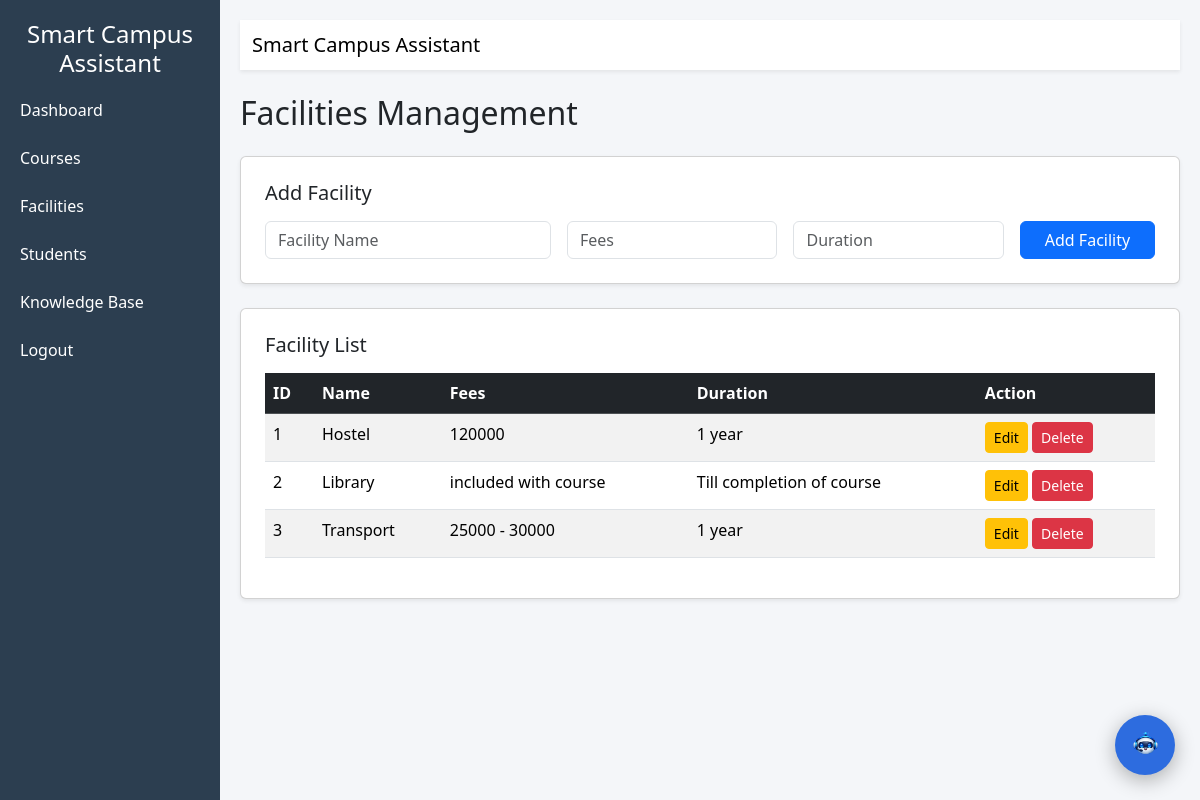
/dashboard/facilities (signed in), run on the app's committed database.
### tables this page shows
CREATE TABLE facilities (
id INTEGER PRIMARY KEY AUTOINCREMENT,
name TEXT,
fees TEXT,
duration TEXT
);

### routes/admin_routes.py (the view)
@admin_bp.route("/dashboard/facilities")
def facilities():
    if not session.get("admin"):
        return redirect("/login")
    conn = get_db()
    facilities = conn.execute("SELECT * FROM facilities").fetchall()
    return render_template("facilities.html", facilities=facilities)

### models/db.py (called while the page is built)
def get_db():
    if "db" not in g:
        g.db = sqlite3.connect(DATABASE)
        g.db.row_factory = sqlite3.Row
    return g.db

### templates/facilities.html
{% extends "layout.html" %}
{% block content %}
<h2 class="mb-4">Facilities Management</h2>
<div class="card p-4 shadow-sm mb-4">
<h5 class="mb-3">Add Facility</h5>
<form method="POST" action="/add_facility">
<div class="row g-3">
<div class="col-md-4">
<input type="text" name="name" class="form-control" placeholder="Facility Name" required>
</div>
<div class="col-md-3">
<input type="text" name="fees" class="form-control" placeholder="Fees">
</div>
<div class="col-md-3">
<input type="text" name="duration" class="form-control" placeholder="Duration">
</div>
<div class="col-md-2">
<button type="submit" class="btn btn-primary w-100">
Add Facility
</button>
</div>
</div>
</form>
</div>
<div class="card p-4 shadow-sm">
<h5 class="mb-3">Facility List</h5>
<table class="table table-striped table-hover">
<thead class="table-dark">
<tr>
<th>ID</th>
<th>Name</th>
<th>Fees</th>
<th>Duration</th>
<th>Action</th>
</tr>
</thead>
<tbody>
{% for facility in facilities %}
<tr>
<td>{{ facility.id }}</td>
<td>{{ facility.name }}</td>
<td>{{ facility.fees }}</td>
<td>{{ facility.duration }}</td>
<td>
<a href="/edit_facility/{{ facility.id }}" class="btn btn-sm btn-warning">
Edit
</a>
<a href="/delete_facility/{{ facility.id }}" class="btn btn-sm btn-danger">
Delete
</a>
</td>
</tr>
{% endfor %}
</tbody>
</table>
</div>
{% endblock %}

### templates/layout.html (style rules this page uses)
body { background:#f4f6f9; }

### data on the page
facilities: id "1", name "Hostel", fees "120000", duration "1 year"
facilities: id "2", name "Library", fees "included with course", duration "Till completion of course"
facilities: id "3", name "Transport", fees "25000 - 30000", duration "1 year"
